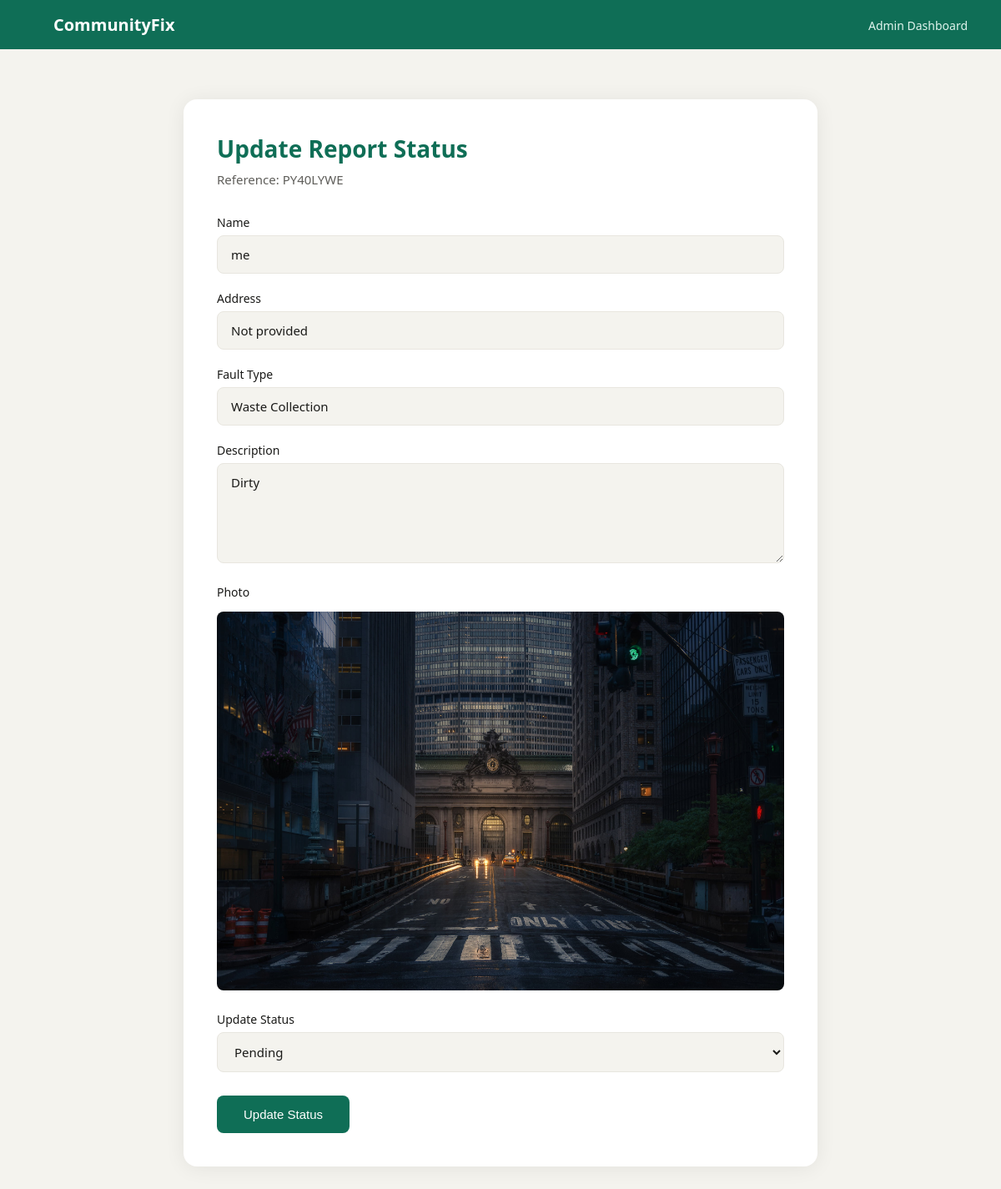
/reports/update-status/PY40LYWE/ (signed in), run on the app's committed database.
### reports/models.py (models this page shows, shortened)
class Report(models.Model):
    FAULT_TYPE_CHOICES = [
        ('water', 'Water Issue'),
        ('electricity', 'Electricity Fault'),
        ('pothole', 'Pothole'),
        ('waste', 'Waste Collection'),
        ('sewage', 'Sewage Problem'),
        ('other', 'Other'),
    ]
    STATUS_CHOICES = [
        ('pending', 'Pending'),
        ('in_progress', 'In Progress'),
        ('resolved', 'Resolved'),
        ('disputed', 'Disputed'),
        ('closed', 'Closed'),
    ]
    reference_number = models.CharField(max_length=8, default=generate_reference, editable=False, unique=True)
    name = models.CharField(max_length=255)
    phone = models.CharField(max_length=15)
    email = models.EmailField(blank=True, null=True)
    address = models.CharField(max_length=500, blank=True, null=True)
    latitude = models.DecimalField(max_digits=9, decimal_places=6, blank=True, null=True)
    longitude = models.DecimalField(max_digits=9, decimal_places=6, blank=True, null=True)
    fault_type = models.CharField(max_length=100, choices=FAULT_TYPE_CHOICES)
    description = models.TextField()
    photo = models.ImageField(upload_to='fault_photos/')
    status = models.CharField(max_length=20, choices=STATUS_CHOICES, default='pending')
    submitted_at = models.DateTimeField(auto_now_add=True)
    updated_at = models.DateTimeField(auto_now=True)

### reports/views.py (the view)
# urls.py: path('update-status/<str:reference_number>/', views.update_status, name='update_status'),
@staff_member_required
def update_status(request, reference_number):
    report = get_object_or_404(Report, reference_number=reference_number)
    if request.method == 'POST':
        report.status = request.POST.get('status')
        report.save()
        return redirect('admin_dashboard')
    return render(request, 'reports/update_status.html', {'report': report})

### reports/templates/reports/update_status.html (shortened to what this page needs)
{% load static %}
<!DOCTYPE html>
<html lang="en">
<head>
    <link rel="stylesheet" href="{% static 'reports/css/style.css' %}">
</head>
<body>
    <nav>
        <a href="/" class="logo">CommunityFix</a>
        <div>
            <a href="/reports/admin-dashboard/">Admin Dashboard</a>
        </div>
    </nav>
    <div class="container">
        <div class="card">
            <h1>Update Report Status</h1>
            <p class="subtitle">Reference: {{ report.reference_number }}</p>
            <label>Name</label>
            <input type="text" value="{{ report.name }}" disabled>
	    <label>Address</label>
	    <input type="text" value="{{ report.address|default:'Not provided' }}" disabled>
            <label>Fault Type</label>
            <input type="text" value="{{ report.get_fault_type_display }}" disabled>
            <label>Description</label>
            <textarea disabled>{{ report.description }}</textarea>
            {% if report.photo %}
            <label>Photo</label>
            <img src="{{ report.photo.url }}" alt="Fault photo" style="width: 100%; border-radius: 8px; margin-top: 8px;">
            {% endif %}
            <form method="post">
                <label>Update Status</label>
                <select name="status" required>
                    {% for value, label in report.STATUS_CHOICES %}
                    <option value="{{ value }}" {% if report.status == value %}selected{% endif %}>{{ label }}</option>
                    {% endfor %}
                </select>
                <button type="submit" class="btn">Update Status</button>
            </form>
        </div>
    </div>
</body>
</html>

### reports/static/reports/css/style.css (style rules this page uses)
* { margin: 0; padding: 0; box-sizing: border-box; }
body { font-family: 'Segoe UI', sans-serif; background: #f4f3ee; color: #1a1a18; min-height: 100vh; }
nav { background: #0F6E56; padding: 16px 40px; display: flex; justify-content: space-between; align-items: center; }
nav .logo { color: #ffffff; font-size: 20px; font-weight: 600; text-decoration: none; }
nav a { color: #E1F5EE; text-decoration: none; font-size: 14px; margin-left: 24px; }
.container { max-width: 800px; margin: 60px auto; padding: 0 20px; }
.card { background: #ffffff; border-radius: 16px; padding: 40px; box-shadow: 0 2px 24px rgba(0,0,0,0.07); }
h1 { font-size: 28px; font-weight: 600; color: #0F6E56; margin-bottom: 8px; }
p.subtitle { font-size: 15px; color: #5F5E5A; margin-bottom: 32px; }
label { display: block; font-size: 14px; font-weight: 500; color: #1a1a18; margin-bottom: 6px; margin-top: 20px; }
input, textarea, select { width: 100%; padding: 12px 16px; border: 1.5px solid #e8e6df; border-radius: 8px; font-size: 15px; font-family: inherit; background: #f4f3ee; color: #1a1a18; transition: border-color 0.2s; }
textarea { resize: vertical; min-height: 120px; }
.btn { display: inline-block; margin-top: 28px; padding: 14px 32px; background: #0F6E56; color: #ffffff; border: none; border-radius: 8px; font-size: 15px; font-weight: 500; cursor: pointer; text-decoration: none; transition: background 0.2s; }

### data on the page
Report: reference_number "PY40LYWE", name "me", address "Not provided", fault_type "Waste Collection", description "Dirty", photo (picture), status "Pending"
